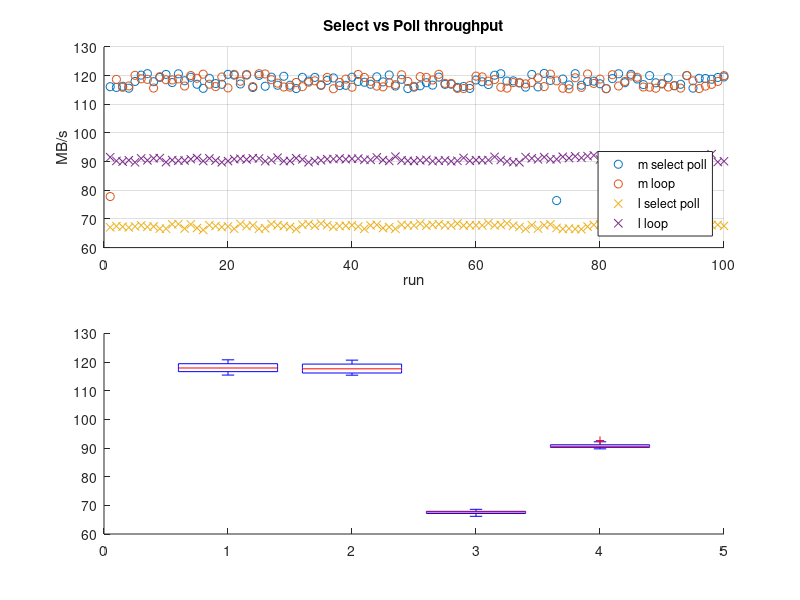

This figure's MATLAB source: (Note: this script raises an error after producing the figure.)
clear; close all; 

xmac = [
0.000, 0.000, 0.000, 0.000, 0.000, 0.000, 0.000, 0.000, 0.000, 0.000, 0.000, 0.000, 0.000, 0.000, 0.000, 0.000, 0.000, 0.000, 0.000, 0.000, 0.000, 0.000, 0.000, 0.000, 0.000, 0.000, 0.000, 0.000, 0.000, 0.000, 0.000, 0.000, 0.000, 0.000, 0.000, 0.000, 0.000, 0.000, 0.000, 0.000, 0.000, 0.000, 0.000, 0.000, 0.000, 0.000, 0.000, 0.000, 0.000, 0.000, 0.000, 0.000, 0.000, 0.000, 0.000, 0.000, 0.000, 0.000, 0.000, 0.000, 0.000, 0.000, 0.000, 0.000, 0.000, 0.000, 0.000, 0.000, 0.000, 0.000, 0.000, 0.000, 0.000, 0.000, 0.000, 0.000, 0.000, 0.000, 0.000, 0.000, 0.000, 0.000, 0.000, 0.000, 0.000, 0.000, 0.000, 0.000, 0.000, 0.000, 0.000, 0.000, 0.000, 0.000, 0.000, 0.000, 0.000, 0.000, 0.000, 0.000, ;
36893488147419103232.000, 0.000, 0.000, 36893488147419103232.000, 0.000, 0.000, 0.000, 36893488147419103232.000, 0.000, 36893488147419103232.000, 36893488147419103232.000, 0.000, 0.000, 0.000, 36893488147419103232.000, 0.000, 0.000, 0.000, 36893488147419103232.000, 0.000, 0.000, 0.000, 0.000, 0.000, 0.000, 0.000, 0.000, 0.000, 0.000, 36893488147419103232.000, 0.000, 0.000, 0.000, 0.000, 0.000, 0.000, 0.000, 0.000, 0.000, 0.000, 0.000, 0.000, 0.000, 0.000, 0.000, 0.000, 0.000, 0.000, 0.000, 0.000, 0.000, 0.000, 0.000, 0.000, 0.000, 0.000, 0.000, 0.000, 0.000, 0.000, 0.000, 0.000, 0.000, 0.000, 0.000, 0.000, 0.000, 0.000, 0.000, 0.000, 0.000, 0.000, 0.000, 0.000, 0.000, 0.000, 0.000, 0.000, 0.000, 0.000, 0.000, 0.000, 0.000, 0.000, 0.000, 0.000, 0.000, 0.000, 0.000, 0.000, 0.000, 0.000, 0.000, 0.000, 0.000, 0.000, 0.000, 0.000, 0.000, 0.000, ;
0.000, 0.000, 0.000, 0.000, 0.000, 0.000, 0.000, 0.000, 0.000, 0.000, 0.000, 0.000, 0.000, 0.000, 0.000, 0.000, 0.000, 0.000, 0.000, 0.000, 0.000, 0.000, 0.000, 0.000, 0.000, 0.000, 0.000, 0.000, 0.000, 0.000, 0.000, 0.000, 0.000, 0.000, 0.000, 0.000, 0.000, 0.000, 0.000, 0.000, 0.000, 0.000, 0.000, 0.000, 0.000, 0.000, 0.000, 0.000, 0.000, 0.000, 0.000, 0.000, 0.000, 0.000, 0.000, 0.000, 0.000, 0.000, 0.000, 0.000, 0.000, 0.000, 0.000, 0.000, 0.000, 0.000, 0.000, 0.000, 0.000, 0.000, 0.000, 0.000, 0.000, 0.000, 0.000, 0.000, 0.000, 0.000, 0.000, 0.000, 0.000, 0.000, 0.000, 0.000, 0.000, 0.000, 0.000, 0.000, 0.000, 0.000, 0.000, 0.000, 0.000, 0.000, 0.000, 0.000, 0.000, 0.000, 0.000, 0.000, ;
121781528.000, 121517064.000, 121932344.000, 121223600.000, 123701376.000, 126019912.000, 126547864.000, 123607304.000, 125181840.000, 126288784.000, 123300704.000, 126505648.000, 123961936.000, 125235424.000, 122674400.000, 121180560.000, 124850640.000, 122921792.000, 122655296.000, 126301248.000, 126013712.000, 122775888.000, 126040080.000, 121489672.000, 125920736.000, 121942504.000, 125266072.000, 122319776.000, 125602560.000, 122327080.000, 121100312.000, 125212456.000, 123827032.000, 125192560.000, 122273040.000, 124086616.000, 124984744.000, 122168008.000, 122287640.000, 125258408.000, 123704368.000, 123416616.000, 122678808.000, 125393384.000, 123550632.000, 126077320.000, 122026792.000, 124483344.000, 121117496.000, 121618088.000, 122115560.000, 123242824.000, 122351928.000, 125292120.000, 122637664.000, 122700856.000, 121517064.000, 121855440.000, 121153320.000, 124237168.000, 123601336.000, 122562808.000, 125985800.000, 126535352.000, 123833016.000, 123919936.000, 123143528.000, 121616648.000, 126284112.000, 121704816.000, 126646464.000, 124073088.000, 80121432.000, 124592400.000, 122404584.000, 126546296.000, 122318312.000, 123702872.000, 123807568.000, 122849536.000, 121065944.000, 124745696.000, 126516592.000, 123236896.000, 126304360.000, 124601496.000, 122548136.000, 125854184.000, 123210200.000, 122781776.000, 125039688.000, 122103904.000, 122665584.000, 125817072.000, 121260928.000, 124849120.000, 124783704.000, 124499992.000, 125161952.000, 125359616.000, ;
81592976.000, 124460648.000, 121569000.000, 122057336.000, 125948608.000, 124680384.000, 124474264.000, 121283904.000, 125447152.000, 124327672.000, 124262800.000, 124636376.000, 122016608.000, 125868112.000, 124871960.000, 126366712.000, 122692032.000, 121824992.000, 125335064.000, 121332768.000, 126315272.000, 123785120.000, 126285672.000, 121830792.000, 126532224.000, 126449416.000, 124353336.000, 123090240.000, 121675896.000, 121619536.000, 123345256.000, 121796016.000, 123434464.000, 123931936.000, 122471920.000, 125198680.000, 121028744.000, 123351200.000, 124556024.000, 121593544.000, 126271656.000, 125161952.000, 123740240.000, 121993352.000, 121729416.000, 123225032.000, 122514416.000, 126148768.000, 123713336.000, 121910568.000, 125457912.000, 125194088.000, 124228120.000, 126318384.000, 123008912.000, 122985272.000, 121160488.000, 121128960.000, 122220496.000, 125651880.000, 125362680.000, 123803072.000, 124388080.000, 121590656.000, 121266672.000, 123287344.000, 123284376.000, 122821536.000, 123331888.000, 125006104.000, 121820648.000, 126380744.000, 123915440.000, 121213560.000, 121023024.000, 125058008.000, 121531488.000, 126432240.000, 122979368.000, 124572696.000, 121064520.000, 126167416.000, 122045696.000, 123704368.000, 125704328.000, 125238488.000, 121670112.000, 121616648.000, 121220728.000, 122977888.000, 121674448.000, 122216120.000, 121258056.000, 125905248.000, 123909440.000, 121101744.000, 121997712.000, 122639136.000, 123705864.000, 125823256.000, ;
];

xlnx = [
0.000, 0.000, 0.000, 0.000, 0.000, 0.000, 0.000, 0.000, 0.000, 0.000, 0.000, 0.000, 0.000, 0.000, 0.000, 0.000, 0.000, 0.000, 0.000, 0.000, 0.000, 0.000, 0.000, 0.000, 0.000, 0.000, 0.000, 0.000, 0.000, 0.000, 0.000, 0.000, 0.000, 0.000, 0.000, 0.000, 0.000, 0.000, 0.000, 0.000, 0.000, 0.000, 0.000, 0.000, 0.000, 0.000, 0.000, 0.000, 0.000, 0.000, 0.000, 0.000, 0.000, 0.000, 0.000, 0.000, 0.000, 0.000, 0.000, 0.000, 0.000, 0.000, 0.000, 0.000, 0.000, 0.000, 0.000, 0.000, 0.000, 0.000, 0.000, 0.000, 0.000, 0.000, 0.000, 0.000, 0.000, 0.000, 0.000, 0.000, 0.000, 0.000, 0.000, 0.000, 0.000, 0.000, 0.000, 0.000, 0.000, 0.000, 0.000, 0.000, 0.000, 0.000, 0.000, 0.000, 0.000, 0.000, 0.000, 0.000, ;
0.000, 0.000, 0.000, 0.000, 0.000, 0.000, 0.000, 0.000, 0.000, 0.000, 0.000, 0.000, 0.000, 0.000, 0.000, 0.000, 0.000, 0.000, 0.000, 0.000, 0.000, 0.000, 0.000, 0.000, 0.000, 0.000, 0.000, 0.000, 0.000, 0.000, 0.000, 0.000, 0.000, 0.000, 0.000, 0.000, 0.000, 0.000, 0.000, 0.000, 0.000, 0.000, 0.000, 0.000, 0.000, 0.000, 0.000, 0.000, 0.000, 0.000, 0.000, 0.000, 0.000, 0.000, 0.000, 0.000, 0.000, 0.000, 0.000, 0.000, 0.000, 0.000, 0.000, 0.000, 0.000, 0.000, 0.000, 0.000, 0.000, 0.000, 0.000, 0.000, 0.000, 0.000, 0.000, 0.000, 0.000, 0.000, 0.000, 0.000, 0.000, 0.000, 0.000, 0.000, 0.000, 0.000, 0.000, 0.000, 0.000, 0.000, 0.000, 0.000, 0.000, 0.000, 0.000, 0.000, 0.000, 0.000, 0.000, 0.000, ;
0.000, 0.000, 0.000, 0.000, 0.000, 0.000, 0.000, 0.000, 0.000, 0.000, 0.000, 0.000, 0.000, 0.000, 0.000, 0.000, 0.000, 0.000, 0.000, 0.000, 0.000, 0.000, 0.000, 0.000, 0.000, 0.000, 0.000, 0.000, 0.000, 0.000, 0.000, 0.000, 0.000, 0.000, 0.000, 0.000, 0.000, 0.000, 0.000, 0.000, 0.000, 0.000, 0.000, 0.000, 0.000, 0.000, 0.000, 0.000, 0.000, 0.000, 0.000, 0.000, 0.000, 0.000, 0.000, 0.000, 0.000, 0.000, 0.000, 0.000, 0.000, 0.000, 0.000, 0.000, 0.000, 0.000, 0.000, 0.000, 0.000, 0.000, 0.000, 0.000, 0.000, 0.000, 0.000, 0.000, 0.000, 0.000, 0.000, 0.000, 0.000, 0.000, 0.000, 0.000, 0.000, 0.000, 0.000, 0.000, 0.000, 0.000, 0.000, 0.000, 0.000, 0.000, 0.000, 0.000, 0.000, 0.000, 0.000, 0.000, ;
70319048.000, 70765640.000, 70571536.000, 70265968.000, 70661136.000, 71031200.000, 70516616.000, 70639688.000, 69843264.000, 69834688.000, 71423592.000, 71526864.000, 69898088.000, 71399184.000, 70071712.000, 69383744.000, 71099264.000, 70829760.000, 70426896.000, 70648952.000, 69810408.000, 71556848.000, 70783736.000, 71014456.000, 69817072.000, 69967816.000, 71506384.000, 71072616.000, 70765640.000, 70471488.000, 69682144.000, 71283376.000, 71469448.000, 70902344.000, 71683080.000, 71127408.000, 70505936.000, 70786672.000, 70893504.000, 71117040.000, 70601216.000, 69798032.000, 71027256.000, 71233792.000, 70057336.000, 70423992.000, 69788048.000, 71269488.000, 71053872.000, 71001648.000, 71686096.000, 70923456.000, 71264032.000, 71444520.000, 71034648.000, 71034160.000, 71714712.000, 70997216.000, 71102224.000, 71070144.000, 71013464.000, 71898496.000, 71069656.000, 71198624.000, 71774528.000, 70948032.000, 70452088.000, 69740520.000, 71142232.000, 69874720.000, 71082480.000, 71418112.000, 70122096.000, 69712504.000, 69874720.000, 69711552.000, 69621976.000, 70599264.000, 71221904.000, 71402176.000, 71952560.000, 71221904.000, 69846600.000, 70533616.000, 70991312.000, 70826328.000, 71203576.000, 70941144.000, 70120656.000, 69885208.000, 71026768.000, 71587864.000, 71203080.000, 71648472.000, 71125432.000, 70890072.000, 71662512.000, 71139768.000, 71252128.000, 70851816.000, ;
95991600.000, 94642184.000, 94378752.000, 94893016.000, 94121104.000, 95545560.000, 94836768.000, 95577664.000, 95682152.000, 94173912.000, 94939640.000, 94725352.000, 94785856.000, 95262904.000, 95718824.000, 94587976.000, 95558936.000, 94782344.000, 94119376.000, 94564392.000, 95293928.000, 95430696.000, 95157560.000, 95619616.000, 95539320.000, 94514640.000, 94928200.000, 95828112.000, 94566144.000, 94629064.000, 95625864.000, 95200024.000, 94133224.000, 94597592.000, 94867520.000, 95269992.000, 95321432.000, 95526840.000, 95231896.000, 95402248.000, 95477856.000, 95045384.000, 95026864.000, 95928656.000, 94948448.000, 94618568.000, 96191784.000, 94838528.000, 94664928.000, 94577496.000, 94835888.000, 95056856.000, 94531224.000, 94681560.000, 94845552.000, 94501560.000, 94676304.000, 95749256.000, 94652680.000, 94926440.000, 94858728.000, 94937000.000, 96132184.000, 94971344.000, 94468432.000, 94193832.000, 94123704.000, 96025808.000, 95564288.000, 95206216.000, 96026704.000, 95229240.000, 95244296.000, 96140304.000, 95656232.000, 96307584.000, 95764480.000, 96385544.000, 96656664.000, 95169056.000, 94264072.000, 96498168.000, 95414688.000, 95764480.000, 94992488.000, 94594096.000, 95155792.000, 94657056.000, 95667856.000, 96554584.000, 94070096.000, 94359616.000, 95300136.000, 94498072.000, 95550912.000, 94595840.000, 94348312.000, 97098424.000, 94233704.000, 94505048.000, ;
];
% convert to MB/s
xmac = xmac ./ (1024*1024);
xlnx = xlnx ./ (1024*1024);

% plot raw
figure
subplot(211)
scatter(1:length(xmac),xmac(4,:));
hold on
grid on
scatter(1:length(xmac),xmac(5,:));
scatter(1:length(xlnx),xlnx(4,:),'x');
scatter(1:length(xlnx),xlnx(5,:),'x');

legend('m select poll','m loop','l select poll','l loop','Location','southeast')
xlabel('run')
ylabel('MB/s')
title('Select vs Poll throughput')

% Stats
subplot(212)
boxplot([xmac(4:5,:)' xlnx(4:5,:)'], 'orientation', 'vertical','ExtremeMode','compress')
hold on
grid on
xticklabels({'m select','m loop','l select','l loop'})
xlabel('method')
ylabel('MB/s')
ylim([60 122])
title('statistics')

% boxplot(x(5,:), 'orientation', 'vertical')